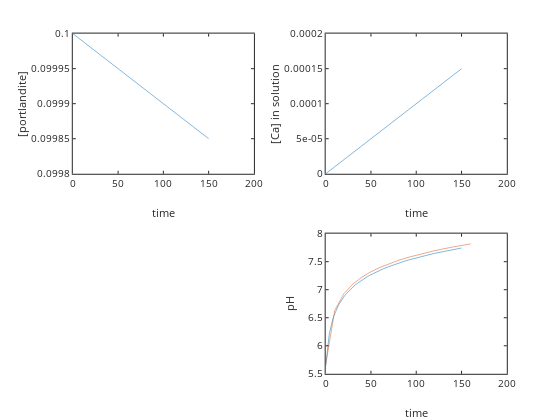

This figure's notebook cell:
### Code cell
% call ODE solver

[t, C]=ode45(dCdtrate,[0 150],[0.1 0]); 

port=C(:,1); %portlandite left over
Ca=C(:,2); [n,m]=size(Ca);
pH=[]; % pH reset

for i=1:n
    [H,OH,H2CO3,HCO3,CO3]=CCaspeciesopen(Ca(i),Kw,KH,Ka1,Ka2,PCO2);
    pH(i)=-log10(H);
end

subplot(221); plot(t,port); ylabel('[portlandite]'); xlabel('time')
subplot(222); plot(t,Ca); ylabel('[Ca] in solution'); xlabel('time')
subplot(224); plot(t,pH,time,pHphreeqc); ylabel('pH'); xlabel('time')

### Figure 1 — Plotly figure (JSON) as saved in the notebook; plotly's stock layout.template omitted (floating-point values rounded to 4 significant figures)
{"data": [{"line": {"color": "rgb(0,113,188)", "dash": "solid", "width": 0.5}, "marker": {"color": "rgb(0,113,188)", "line": {"color": "rgb(0,113,188)"}, "size": 6, "symbol": "none"}, "mode": "lines", "name": "", "showlegend": false, "type": "scatter", "visibility": true, "x": [0, 0.116, 0.2321, 0.3481, 0.4642, 0.6382, 0.8123, 0.9863, 1.16, 1.421, 1.683, 1.944, 2.205, 2.596, 2.988, 3.38, 3.771, 4.359, 4.946, 5.534, 6.121, 7.002, 7.883, 8.765, 9.646, 10.97, 12.29, 13.61, 14.93, 16.92, 18.9, 20.88, 22.86, 25.84, 28.81, 31.79, 34.76, 38.51, 42.26, 46.01, 49.76, 53.51, 57.26, 61.01, 64.76, 68.51, 72.26, 76.01, 79.76, 83.51, 87.26, 91.01, 94.76, 98.51, 102.3, 106.0, 109.8, 113.5, 117.3, 121.0, 124.8, 128.5, 132.3, 136.0, 139.8, 142.3, 144.9, 147.4, 150], "xaxis": "x", "y": [0.1, 0.1, 0.1, 0.1, 0.1, 0.1, 0.1, 0.1, 0.1, 0.1, 0.1, 0.1, 0.1, 0.1, 0.1, 0.1, 0.1, 0.1, 0.1, 0.09999, 0.09999, 0.09999, 0.09999, 0.09999, 0.09999, 0.09999, 0.09999, 0.09999, 0.09999, 0.09998, 0.09998, 0.09998, 0.09998, 0.09997, 0.09997, 0.09997, 0.09997, 0.09996, 0.09996, 0.09995, 0.09995, 0.09995, 0.09994, 0.09994, 0.09994, 0.09993, 0.09993, 0.09992, 0.09992, 0.09992, 0.09991, 0.09991, 0.09991, 0.0999, 0.0999, 0.09989, 0.09989, 0.09989, 0.09988, 0.09988, 0.09988, 0.09987, 0.09987, 0.09986, 0.09986, 0.09986, 0.09986, 0.09985, 0.09985], "yaxis": "y"}, {"line": {"color": "rgb(0,113,188)", "dash": "solid", "width": 0.5}, "marker": {"color": "rgb(0,113,188)", "line": {"color": "rgb(0,113,188)"}, "size": 6, "symbol": "none"}, "mode": "lines", "name": "", "showlegend": false, "type": "scatter", "visibility": true, "x": [0, 0.116, 0.2321, 0.3481, 0.4642, 0.6382, 0.8123, 0.9863, 1.16, 1.421, 1.683, 1.944, 2.205, 2.596, 2.988, 3.38, 3.771, 4.359, 4.946, 5.534, 6.121, 7.002, 7.883, 8.765, 9.646, 10.97, 12.29, 13.61, 14.93, 16.92, 18.9, 20.88, 22.86, 25.84, 28.81, 31.79, 34.76, 38.51, 42.26, 46.01, 49.76, 53.51, 57.26, 61.01, 64.76, 68.51, 72.26, 76.01, 79.76, 83.51, 87.26, 91.01, 94.76, 98.51, 102.3, 106.0, 109.8, 113.5, 117.3, 121.0, 124.8, 128.5, 132.3, 136.0, 139.8, 142.3, 144.9, 147.4, 150], "xaxis": "x2", "y": [0, 1.16e-07, 2.321e-07, 3.481e-07, 4.642e-07, 6.382e-07, 8.123e-07, 9.863e-07, 1.16e-06, 1.421e-06, 1.683e-06, 1.944e-06, 2.205e-06, 2.596e-06, 2.988e-06, 3.38e-06, 3.771e-06, 4.359e-06, 4.946e-06, 5.533e-06, 6.121e-06, 7.002e-06, 7.883e-06, 8.764e-06, 9.645e-06, 1.097e-05, 1.229e-05, 1.361e-05, 1.493e-05, 1.691e-05, 1.89e-05, 2.088e-05, 2.286e-05, 2.583e-05, 2.881e-05, 3.178e-05, 3.475e-05, 3.85e-05, 4.225e-05, 4.6e-05, 4.975e-05, 5.35e-05, 5.724e-05, 6.099e-05, 6.474e-05, 6.849e-05, 7.223e-05, 7.598e-05, 7.973e-05, 8.347e-05, 8.722e-05, 9.097e-05, 9.471e-05, 9.846e-05, 0.0001022, 0.000106, 0.0001097, 0.0001134, 0.0001172, 0.0001209, 0.0001247, 0.0001284, 0.0001322, 0.0001359, 0.0001397, 0.0001422, 0.0001448, 0.0001473, 0.0001499], "yaxis": "y2"}, {"line": {"color": "rgb(0,113,188)", "dash": "solid", "width": 0.5}, "marker": {"color": "rgb(0,113,188)", "line": {"color": "rgb(0,113,188)"}, "size": 6, "symbol": "none"}, "mode": "lines", "name": "", "showlegend": false, "type": "scatter", "visibility": true, "x": [0, 0.116, 0.2321, 0.3481, 0.4642, 0.6382, 0.8123, 0.9863, 1.16, 1.421, 1.683, 1.944, 2.205, 2.596, 2.988, 3.38, 3.771, 4.359, 4.946, 5.534, 6.121, 7.002, 7.883, 8.765, 9.646, 10.97, 12.29, 13.61, 14.93, 16.92, 18.9, 20.88, 22.86, 25.84, 28.81, 31.79, 34.76, 38.51, 42.26, 46.01, 49.76, 53.51, 57.26, 61.01, 64.76, 68.51, 72.26, 76.01, 79.76, 83.51, 87.26, 91.01, 94.76, 98.51, 102.3, 106.0, 109.8, 113.5, 117.3, 121.0, 124.8, 128.5, 132.3, 136.0, 139.8, 142.3, 144.9, 147.4, 150], "xaxis": "x3", "y": [5.635, 5.656, 5.678, 5.7, 5.721, 5.753, 5.784, 5.814, 5.844, 5.886, 5.927, 5.966, 6.002, 6.053, 6.1, 6.143, 6.183, 6.237, 6.287, 6.331, 6.372, 6.427, 6.476, 6.52, 6.561, 6.615, 6.663, 6.707, 6.747, 6.8, 6.848, 6.891, 6.93, 6.983, 7.03, 7.072, 7.111, 7.155, 7.196, 7.233, 7.266, 7.298, 7.327, 7.355, 7.38, 7.405, 7.428, 7.45, 7.471, 7.491, 7.51, 7.528, 7.545, 7.562, 7.578, 7.594, 7.609, 7.623, 7.637, 7.651, 7.664, 7.677, 7.689, 7.701, 7.713, 7.721, 7.729, 7.736, 7.744], "yaxis": "y3"}, {"line": {"color": "rgb(216,82,24)", "dash": "solid", "width": 0.5}, "marker": {"color": "rgb(216,82,24)", "line": {"color": "rgb(216,82,24)"}, "size": 6, "symbol": "none"}, "mode": "lines", "name": "", "showlegend": false, "type": "scatter", "visibility": true, "x": [0, 10, 20, 30, 40, 50, 60, 70, 80, 90, 100, 120, 140, 160], "xaxis": "x3", "y": [5.664, 6.631, 6.927, 7.101, 7.225, 7.321, 7.399, 7.465, 7.522, 7.572, 7.617, 7.695, 7.761, 7.817], "yaxis": "y3"}], "layout": {"height": 420, "hovermode": "closest", "margin": {"b": 0, "l": 0, "r": 0, "t": 0}, "plot_bgcolor": "rgba(0,0,0,0)", "showlegend": false, "width": 560, "xaxis": {"anchor": "y", "autorange": false, "domain": [0.13, 0.4534], "exponentformat": "none", "gridcolor": "rgba(38,38,38,0.15)", "gridwidth": 1, "linecolor": "rgb(38,38,38)", "linewidth": 1, "mirror": "ticks", "range": [0, 200], "showgrid": false, "showline": true, "side": "bottom", "spikedash": "solid", "spikemode": "across", "spikesides": false, "spikethickness": 1, "tickangle": 0, "tickcolor": "rgb(38,38,38)", "tickfont": {"color": "rgb(38,38,38)", "size": 10}, "ticklen": 3, "ticks": "inside", "ticktext": ["0", "50", "100", "150", "200"], "tickvals": [0, 50, 100, 150, 200], "title": {"font": {"color": "rgb(38,38,38)", "size": 11}, "text": "time"}, "type": "linear", "visible": true, "zeroline": false}, "xaxis2": {"anchor": "y2", "autorange": false, "domain": [0.5816, 0.905], "exponentformat": "none", "gridcolor": "rgba(38,38,38,0.15)", "gridwidth": 1, "linecolor": "rgb(38,38,38)", "linewidth": 1, "mirror": "ticks", "range": [0, 200], "showgrid": false, "showline": true, "side": "bottom", "spikedash": "solid", "spikemode": "across", "spikesides": false, "spikethickness": 1, "tickangle": 0, "tickcolor": "rgb(38,38,38)", "tickfont": {"color": "rgb(38,38,38)", "size": 10}, "ticklen": 3, "ticks": "inside", "ticktext": ["0", "50", "100", "150", "200"], "tickvals": [0, 50, 100, 150, 200], "title": {"font": {"color": "rgb(38,38,38)", "size": 11}, "text": "time"}, "type": "linear", "visible": true, "zeroline": false}, "xaxis3": {"anchor": "y3", "autorange": false, "domain": [0.5816, 0.905], "exponentformat": "none", "gridcolor": "rgba(38,38,38,0.15)", "gridwidth": 1, "linecolor": "rgb(38,38,38)", "linewidth": 1, "mirror": "ticks", "range": [0, 200], "showgrid": false, "showline": true, "side": "bottom", "spikedash": "solid", "spikemode": "across", "spikesides": false, "spikethickness": 1, "tickangle": 0, "tickcolor": "rgb(38,38,38)", "tickfont": {"color": "rgb(38,38,38)", "size": 10}, "ticklen": 3, "ticks": "inside", "ticktext": ["0", "50", "100", "150", "200"], "tickvals": [0, 50, 100, 150, 200], "title": {"font": {"color": "rgb(38,38,38)", "size": 11}, "text": "time"}, "type": "linear", "visible": true, "zeroline": false}, "yaxis": {"anchor": "x", "autorange": false, "domain": [0.5863, 0.9199], "exponentformat": "none", "gridcolor": "rgba(38,38,38,0.15)", "gridwidth": 1, "linecolor": "rgb(38,38,38)", "linewidth": 1, "mirror": "ticks", "range": [0.0998, 0.1], "showgrid": false, "showline": true, "side": "left", "spikedash": "solid", "spikemode": "across", "spikesides": false, "spikethickness": 1, "tickangle": 0, "tickcolor": "rgb(38,38,38)", "tickfont": {"color": "rgb(38,38,38)", "size": 10}, "ticklen": 3, "ticks": "inside", "ticktext": ["0.0998", "0.09985", "0.0999", "0.09995", "0.1"], "tickvals": [0.0998, 0.09985, 0.0999, 0.09995, 0.1], "title": {"font": {"color": "rgb(38,38,38)", "size": 11}, "text": "[portlandite]"}, "type": "linear", "visible": true, "zeroline": false}, "yaxis2": {"anchor": "x2", "autorange": false, "domain": [0.5863, 0.9199], "exponentformat": "none", "gridcolor": "rgba(38,38,38,0.15)", "gridwidth": 1, "linecolor": "rgb(38,38,38)", "linewidth": 1, "mirror": "ticks", "range": [0, 0.0002], "showgrid": false, "showline": true, "side": "left", "spikedash": "solid", "spikemode": "across", "spikesides": false, "spikethickness": 1, "tickangle": 0, "tickcolor": "rgb(38,38,38)", "tickfont": {"color": "rgb(38,38,38)", "size": 10}, "ticklen": 3, "ticks": "inside", "ticktext": ["0", "5e-05", "0.0001", "0.00015", "0.0002"], "tickvals": [0, 5e-05, 0.0001, 0.00015, 0.0002], "title": {"font": {"color": "rgb(38,38,38)", "size": 11}, "text": "[Ca] in solution"}, "type": "linear", "visible": true, "zeroline": false}, "yaxis3": {"anchor": "x3", "autorange": false, "domain": [0.11, 0.4437], "exponentformat": "none", "gridcolor": "rgba(38,38,38,0.15)", "gridwidth": 1, "linecolor": "rgb(38,38,38)", "linewidth": 1, "mirror": "ticks", "range": [5.5, 8], "showgrid": false, "showline": true, "side": "left", "spikedash": "solid", "spikemode": "across", "spikesides": false, "spikethickness": 1, "tickangle": 0, "tickcolor": "rgb(38,38,38)", "tickfont": {"color": "rgb(38,38,38)", "size": 10}, "ticklen": 3, "ticks": "inside", "ticktext": ["5.5", "6", "6.5", "7", "7.5", "8"], "tickvals": [5.5, 6, 6.5, 7, 7.5, 8], "title": {"font": {"color": "rgb(38,38,38)", "size": 11}, "text": "pH"}, "type": "linear", "visible": true, "zeroline": false}}}
